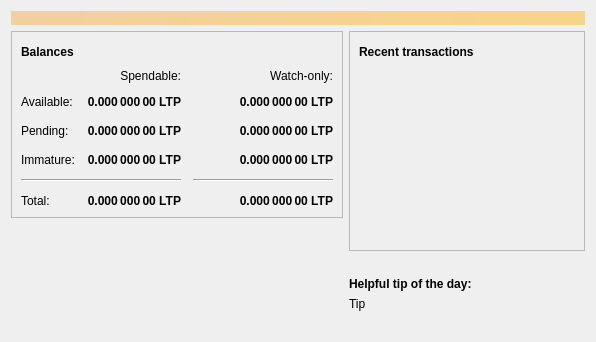
<?xml version="1.0" encoding="UTF-8"?>
<ui version="4.0">
 <class>OverviewPage</class>
 <widget class="QWidget" name="OverviewPage">
  <property name="geometry">
   <rect>
    <x>0</x>
    <y>0</y>
    <width>596</width>
    <height>342</height>
   </rect>
  </property>
  <property name="windowTitle">
   <string>Form</string>
  </property>
  <layout class="QVBoxLayout" name="topLayout">
   <item>
    <widget class="QLabel" name="labelAlerts">
     <property name="visible">
      <bool>false</bool>
     </property>
     <property name="styleSheet">
      <string notr="true">QLabel { background-color: qlineargradient(x1: 0, y1: 0, x2: 1, y2: 0, stop:0 #F0D0A0, stop:1 #F8D488); color:#000000; }</string>
     </property>
     <property name="wordWrap">
      <bool>true</bool>
     </property>
     <property name="margin">
      <number>3</number>
     </property>
     <property name="textInteractionFlags">
      <set>Qt::TextSelectableByMouse</set>
     </property>
    </widget>
   </item>
   <item>
    <layout class="QHBoxLayout" name="horizontalLayout" stretch="1,1">
     <item>
      <layout class="QVBoxLayout" name="verticalLayout_2">
       <item>
        <widget class="QFrame" name="frame">
         <property name="frameShape">
          <enum>QFrame::StyledPanel</enum>
         </property>
         <property name="frameShadow">
          <enum>QFrame::Raised</enum>
         </property>
         <layout class="QVBoxLayout" name="verticalLayout_4">
          <item>
           <layout class="QHBoxLayout" name="horizontalLayout_4">
            <item>
             <widget class="QLabel" name="label_5">
              <property name="font">
               <font>
                <weight>75</weight>
                <bold>true</bold>
               </font>
              </property>
              <property name="text">
               <string>Balances</string>
              </property>
             </widget>
            </item>
            <item>
             <widget class="QPushButton" name="labelWalletStatus">
              <property name="enabled">
               <bool>true</bool>
              </property>
              <property name="maximumSize">
               <size>
                <width>30</width>
                <height>16777215</height>
               </size>
              </property>
              <property name="toolTip">
               <string>The displayed information may be out of date. Your wallet automatically synchronizes with the Litonpay network after a connection is established, but this process has not completed yet.</string>
              </property>
              <property name="text">
               <string/>
              </property>
              <property name="icon">
               <iconset resource="../bitcoin.qrc">
                <normaloff>:/icons/warning</normaloff>
                <disabledoff>:/icons/warning</disabledoff>:/icons/warning</iconset>
              </property>
              <property name="iconSize">
               <size>
                <width>24</width>
                <height>24</height>
               </size>
              </property>
              <property name="flat">
               <bool>true</bool>
              </property>
             </widget>
            </item>
            <item>
             <spacer name="horizontalSpacer_3">
              <property name="orientation">
               <enum>Qt::Horizontal</enum>
              </property>
              <property name="sizeHint" stdset="0">
               <size>
                <width>40</width>
                <height>20</height>
               </size>
              </property>
             </spacer>
            </item>
           </layout>
          </item>
          <item>
           <layout class="QGridLayout" name="gridLayout">
            <property name="spacing">
             <number>12</number>
            </property>
            <item row="2" column="2">
             <widget class="QLabel" name="labelWatchPending">
              <property name="font">
               <font>
                <weight>75</weight>
                <bold>true</bold>
               </font>
              </property>
              <property name="cursor">
               <cursorShape>IBeamCursor</cursorShape>
              </property>
              <property name="toolTip">
               <string>Unconfirmed transactions to watch-only addresses</string>
              </property>
              <property name="text">
               <string notr="true">0.000 000 00 LTP</string>
              </property>
              <property name="alignment">
               <set>Qt::AlignRight|Qt::AlignTrailing|Qt::AlignVCenter</set>
              </property>
              <property name="textInteractionFlags">
               <set>Qt::LinksAccessibleByMouse|Qt::TextSelectableByKeyboard|Qt::TextSelectableByMouse</set>
              </property>
             </widget>
            </item>
            <item row="2" column="1">
             <widget class="QLabel" name="labelUnconfirmed">
              <property name="font">
               <font>
                <weight>75</weight>
                <bold>true</bold>
               </font>
              </property>
              <property name="cursor">
               <cursorShape>IBeamCursor</cursorShape>
              </property>
              <property name="toolTip">
               <string>Total of transactions that have yet to be confirmed, and do not yet count toward the spendable balance</string>
              </property>
              <property name="text">
               <string notr="true">0.000 000 00 LTP</string>
              </property>
              <property name="alignment">
               <set>Qt::AlignRight|Qt::AlignTrailing|Qt::AlignVCenter</set>
              </property>
              <property name="textInteractionFlags">
               <set>Qt::LinksAccessibleByMouse|Qt::TextSelectableByKeyboard|Qt::TextSelectableByMouse</set>
              </property>
             </widget>
            </item>
            <item row="3" column="2">
             <widget class="QLabel" name="labelWatchImmature">
              <property name="font">
               <font>
                <weight>75</weight>
                <bold>true</bold>
               </font>
              </property>
              <property name="cursor">
               <cursorShape>IBeamCursor</cursorShape>
              </property>
              <property name="toolTip">
               <string>Mined balance in watch-only addresses that has not yet matured</string>
              </property>
              <property name="text">
               <string notr="true">0.000 000 00 LTP</string>
              </property>
              <property name="alignment">
               <set>Qt::AlignRight|Qt::AlignTrailing|Qt::AlignVCenter</set>
              </property>
              <property name="textInteractionFlags">
               <set>Qt::LinksAccessibleByMouse|Qt::TextSelectableByKeyboard|Qt::TextSelectableByMouse</set>
              </property>
             </widget>
            </item>
            <item row="4" column="0" colspan="2">
             <widget class="Line" name="line">
              <property name="orientation">
               <enum>Qt::Horizontal</enum>
              </property>
             </widget>
            </item>
            <item row="4" column="2">
             <widget class="Line" name="lineWatchBalance">
              <property name="sizePolicy">
               <sizepolicy hsizetype="Preferred" vsizetype="Fixed">
                <horstretch>0</horstretch>
                <verstretch>0</verstretch>
               </sizepolicy>
              </property>
              <property name="minimumSize">
               <size>
                <width>140</width>
                <height>0</height>
               </size>
              </property>
              <property name="orientation">
               <enum>Qt::Horizontal</enum>
              </property>
             </widget>
            </item>
            <item row="5" column="0">
             <widget class="QLabel" name="labelTotalText">
              <property name="text">
               <string>Total:</string>
              </property>
             </widget>
            </item>
            <item row="3" column="1">
             <widget class="QLabel" name="labelImmature">
              <property name="font">
               <font>
                <weight>75</weight>
                <bold>true</bold>
               </font>
              </property>
              <property name="cursor">
               <cursorShape>IBeamCursor</cursorShape>
              </property>
              <property name="toolTip">
               <string>Mined balance that has not yet matured</string>
              </property>
              <property name="text">
               <string notr="true">0.000 000 00 LTP</string>
              </property>
              <property name="alignment">
               <set>Qt::AlignRight|Qt::AlignTrailing|Qt::AlignVCenter</set>
              </property>
              <property name="textInteractionFlags">
               <set>Qt::LinksAccessibleByMouse|Qt::TextSelectableByKeyboard|Qt::TextSelectableByMouse</set>
              </property>
             </widget>
            </item>
            <item row="2" column="3">
             <spacer name="horizontalSpacer_2">
              <property name="orientation">
               <enum>Qt::Horizontal</enum>
              </property>
              <property name="sizeHint" stdset="0">
               <size>
                <width>40</width>
                <height>20</height>
               </size>
              </property>
             </spacer>
            </item>
            <item row="3" column="0">
             <widget class="QLabel" name="labelImmatureText">
              <property name="text">
               <string>Immature:</string>
              </property>
             </widget>
            </item>
            <item row="5" column="1">
             <widget class="QLabel" name="labelTotal">
              <property name="font">
               <font>
                <weight>75</weight>
                <bold>true</bold>
               </font>
              </property>
              <property name="cursor">
               <cursorShape>IBeamCursor</cursorShape>
              </property>
              <property name="toolTip">
               <string>Your current total balance</string>
              </property>
              <property name="text">
               <string notr="true">0.000 000 00 LTP</string>
              </property>
              <property name="alignment">
               <set>Qt::AlignRight|Qt::AlignTrailing|Qt::AlignVCenter</set>
              </property>
              <property name="textInteractionFlags">
               <set>Qt::LinksAccessibleByMouse|Qt::TextSelectableByKeyboard|Qt::TextSelectableByMouse</set>
              </property>
             </widget>
            </item>
            <item row="5" column="2">
             <widget class="QLabel" name="labelWatchTotal">
              <property name="font">
               <font>
                <weight>75</weight>
                <bold>true</bold>
               </font>
              </property>
              <property name="cursor">
               <cursorShape>IBeamCursor</cursorShape>
              </property>
              <property name="toolTip">
               <string>Current total balance in watch-only addresses</string>
              </property>
              <property name="text">
               <string notr="true">0.000 000 00 LTP</string>
              </property>
              <property name="alignment">
               <set>Qt::AlignRight|Qt::AlignTrailing|Qt::AlignVCenter</set>
              </property>
              <property name="textInteractionFlags">
               <set>Qt::LinksAccessibleByMouse|Qt::TextSelectableByKeyboard|Qt::TextSelectableByMouse</set>
              </property>
             </widget>
            </item>
            <item row="0" column="2">
             <widget class="QLabel" name="labelWatchonly">
              <property name="text">
               <string>Watch-only:</string>
              </property>
              <property name="alignment">
               <set>Qt::AlignRight|Qt::AlignTrailing|Qt::AlignVCenter</set>
              </property>
             </widget>
            </item>
            <item row="1" column="0">
             <widget class="QLabel" name="labelBalanceText">
              <property name="text">
               <string>Available:</string>
              </property>
             </widget>
            </item>
            <item row="1" column="1">
             <widget class="QLabel" name="labelBalance">
              <property name="font">
               <font>
                <weight>75</weight>
                <bold>true</bold>
               </font>
              </property>
              <property name="cursor">
               <cursorShape>IBeamCursor</cursorShape>
              </property>
              <property name="toolTip">
               <string>Your current spendable balance</string>
              </property>
              <property name="text">
               <string notr="true">0.000 000 00 LTP</string>
              </property>
              <property name="alignment">
               <set>Qt::AlignRight|Qt::AlignTrailing|Qt::AlignVCenter</set>
              </property>
              <property name="textInteractionFlags">
               <set>Qt::LinksAccessibleByMouse|Qt::TextSelectableByKeyboard|Qt::TextSelectableByMouse</set>
              </property>
             </widget>
            </item>
            <item row="1" column="2">
             <widget class="QLabel" name="labelWatchAvailable">
              <property name="font">
               <font>
                <weight>75</weight>
                <bold>true</bold>
               </font>
              </property>
              <property name="cursor">
               <cursorShape>IBeamCursor</cursorShape>
              </property>
              <property name="toolTip">
               <string>Your current balance in watch-only addresses</string>
              </property>
              <property name="text">
               <string notr="true">0.000 000 00 LTP</string>
              </property>
              <property name="alignment">
               <set>Qt::AlignRight|Qt::AlignTrailing|Qt::AlignVCenter</set>
              </property>
              <property name="textInteractionFlags">
               <set>Qt::LinksAccessibleByMouse|Qt::TextSelectableByKeyboard|Qt::TextSelectableByMouse</set>
              </property>
             </widget>
            </item>
            <item row="2" column="0">
             <widget class="QLabel" name="labelPendingText">
              <property name="text">
               <string>Pending:</string>
              </property>
             </widget>
            </item>
            <item row="0" column="1">
             <widget class="QLabel" name="labelSpendable">
              <property name="text">
               <string>Spendable:</string>
              </property>
              <property name="alignment">
               <set>Qt::AlignRight|Qt::AlignTrailing|Qt::AlignVCenter</set>
              </property>
             </widget>
            </item>
           </layout>
          </item>
         </layout>
        </widget>
       </item>
       <item>
        <spacer name="verticalSpacer">
         <property name="orientation">
          <enum>Qt::Vertical</enum>
         </property>
         <property name="sizeHint" stdset="0">
          <size>
           <width>20</width>
           <height>40</height>
          </size>
         </property>
        </spacer>
       </item>
       <item>
        <layout class="QGridLayout" name="logo_grid">
          <item>
            <widget class="QLabel" name="label_wallet_bgcoin">
             <property name="text">
              <string/>
             </property>
             <property name="pixmap">
              <pixmap resource="../bitcoin.qrc">:/icons/wallet_bgcoin</pixmap>
             </property>
             <property name="scaledContents">
              <bool>false</bool>
             </property>
             <property name="alignment">
              <set>Qt::AlignCenter</set>
             </property>
             <property name="margin">
              <number>-2</number>
             </property>
            </widget>
          </item>
          <item>
            <widget class="QLabel" name="label_wallet_version_overlay">
              <property name="text">
               <string></string>
              </property>
              <property name="pixmap">
              </property>
              <property name="scaledContents">
               <bool>false</bool>
              </property>
              <property name="alignment">
               <set>Qt::AlignLeft|Qt::AlignBottom</set>
              </property>
              <property name="margin">
               <number>2</number>
              </property>
            </widget>
          </item>
        </layout>
       </item>
      </layout>
     </item>
     <item>
      <layout class="QVBoxLayout" name="verticalLayout_3">
       <item>
        <widget class="QFrame" name="frame_2">
         <property name="frameShape">
          <enum>QFrame::StyledPanel</enum>
         </property>
         <property name="frameShadow">
          <enum>QFrame::Raised</enum>
         </property>
         <layout class="QVBoxLayout" name="verticalLayout">
          <item>
           <layout class="QHBoxLayout" name="horizontalLayout_2">
            <item>
             <widget class="QLabel" name="label_4">
              <property name="font">
               <font>
                <weight>75</weight>
                <bold>true</bold>
               </font>
              </property>
              <property name="text">
               <string>Recent transactions</string>
              </property>
             </widget>
            </item>
            <item>
             <widget class="QPushButton" name="labelTransactionsStatus">
              <property name="enabled">
               <bool>true</bool>
              </property>
              <property name="maximumSize">
               <size>
                <width>30</width>
                <height>16777215</height>
               </size>
              </property>
              <property name="toolTip">
               <string>The displayed information may be out of date. Your wallet automatically synchronizes with the Litonpay network after a connection is established, but this process has not completed yet.</string>
              </property>
              <property name="text">
               <string/>
              </property>
              <property name="icon">
               <iconset resource="../bitcoin.qrc">
                <normaloff>:/icons/warning</normaloff>
                <disabledoff>:/icons/warning</disabledoff>:/icons/warning</iconset>
              </property>
              <property name="iconSize">
               <size>
                <width>24</width>
                <height>24</height>
               </size>
              </property>
              <property name="flat">
               <bool>true</bool>
              </property>
             </widget>
            </item>
            <item>
             <spacer name="horizontalSpacer">
              <property name="orientation">
               <enum>Qt::Horizontal</enum>
              </property>
              <property name="sizeHint" stdset="0">
               <size>
                <width>40</width>
                <height>20</height>
               </size>
              </property>
             </spacer>
            </item>
           </layout>
          </item>
          <item>
           <widget class="QListView" name="listTransactions">
            <property name="styleSheet">
             <string notr="true">QListView { background: transparent; }</string>
            </property>
            <property name="frameShape">
             <enum>QFrame::NoFrame</enum>
            </property>
            <property name="verticalScrollBarPolicy">
             <enum>Qt::ScrollBarAlwaysOff</enum>
            </property>
            <property name="horizontalScrollBarPolicy">
             <enum>Qt::ScrollBarAlwaysOff</enum>
            </property>
            <property name="selectionMode">
             <enum>QAbstractItemView::NoSelection</enum>
            </property>
           </widget>
          </item>
         </layout>
        </widget>
       </item>
       <item>
        <spacer name="verticalSpacer_2">
         <property name="orientation">
          <enum>Qt::Vertical</enum>
         </property>
         <property name="sizeHint" stdset="0">
          <size>
           <width>20</width>
           <height>40</height>
          </size>
         </property>
        </spacer>
       </item>
       <item>
        <layout class="QVBoxLayout" name="verticalLayout_5">
         <property name="topMargin">
          <number>0</number>
         </property>
         <item>
          <widget class="QLabel" name="label_tip_header">
           <property name="font">
            <font>
             <weight>75</weight>
             <bold>true</bold>
            </font>
           </property>
           <property name="text">
            <string>Helpful tip of the day:</string>
           </property>
          </widget>
         </item>
         <item>
          <widget class="QLabel" name="label_tip">
           <property name="text">
            <string>Tip</string>
           </property>
          </widget>
         </item>
         <item>
          <spacer name="verticalSpacer_3">
           <property name="orientation">
            <enum>Qt::Vertical</enum>
           </property>
           <property name="sizeType">
            <enum>QSizePolicy::Maximum</enum>
           </property>
           <property name="sizeHint" stdset="0">
            <size>
             <width>20</width>
             <height>40</height>
            </size>
           </property>
          </spacer>
         </item>
        </layout>
       </item>
      </layout>
     </item>
    </layout>
   </item>
  </layout>
 </widget>
 <resources>
  <include location="../bitcoin.qrc"/>
 </resources>
 <connections/>
</ui>
